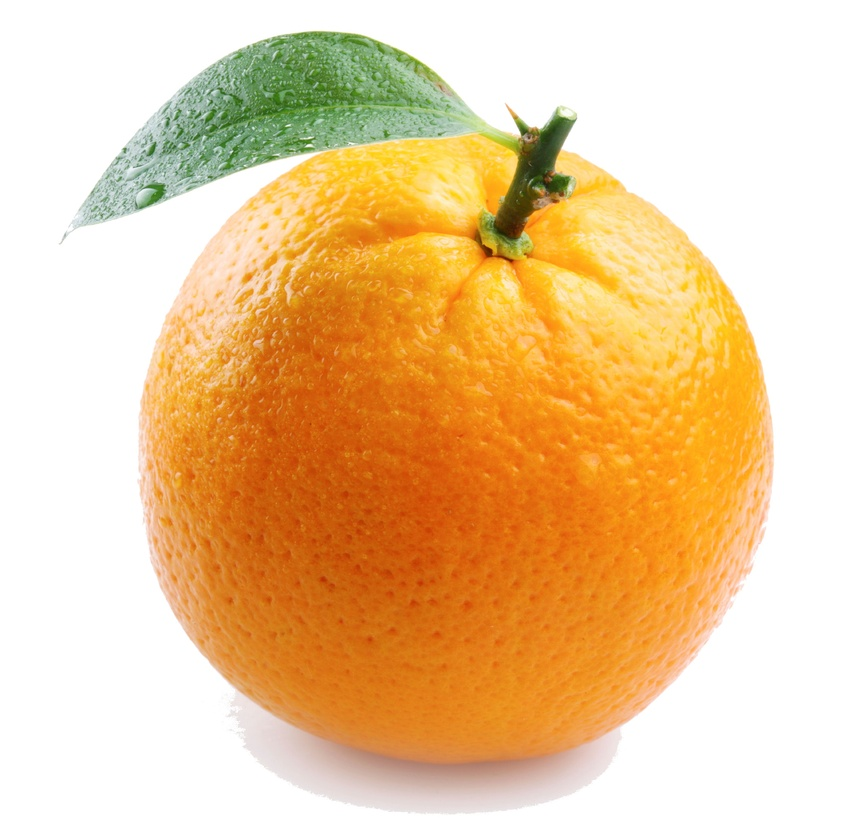
#> input picture images/orange.jpg, 856 x 824 px, shrunk from 2260 x 2175 before the run
$ jupyter execute manipulate_images.ipynb
#> lines starting #> are read from the running program, lines starting #| are printed output that depends on the picture
In this Notebook, we shall take a regular image and prepare it in such a way that it can be mapped to a Still Life.

[cell 1]
import numpy as np
from PIL import Image
import matplotlib.pyplot as plt

def process_image(path, grid_size, expand=True):
    """
    1. Load image as grayscale
    2. Rotate 45 degrees
    3. Pixelate by averaging over blocks
    4. Return low-res numpy array
    """
#> called with path = 'images/orange.jpg', grid_size = 6, expand = True
    if grid_size % 2 != 0:
        raise ValueError("Grid size must be even for this implementation.")

    # 1. Load image in grayscale
    img = Image.open(path).convert('L')
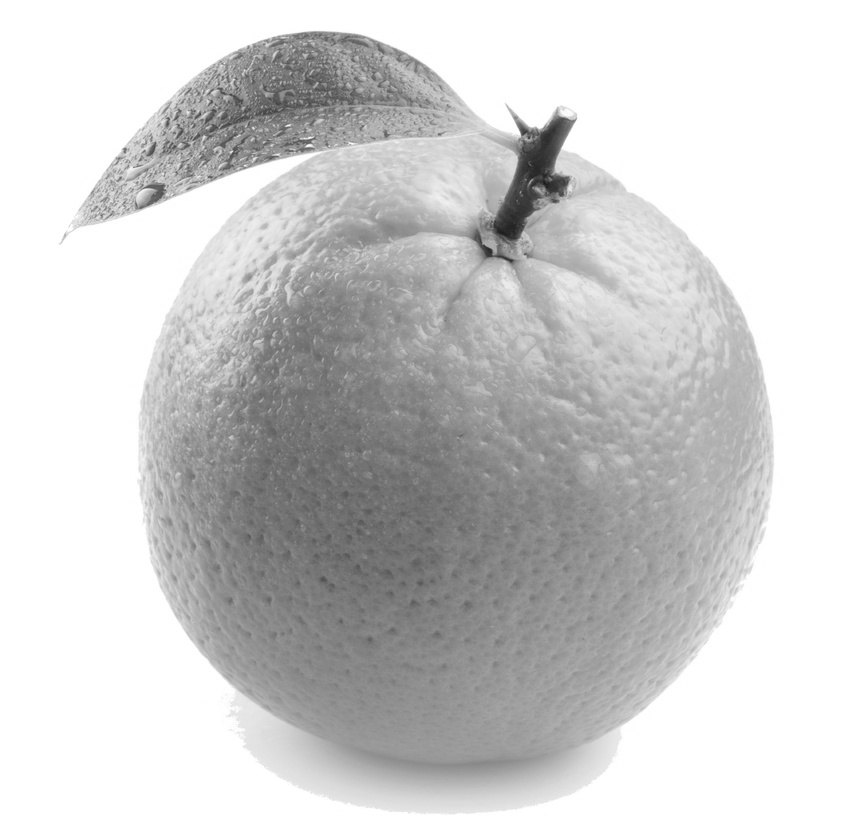
#> img: PIL image 856x824 L; min 27, max 255, mean 206

    # 2. Rotate 45 degrees with expand so nothing is cut off
    img = img.rotate(45, expand=expand, fillcolor=255)
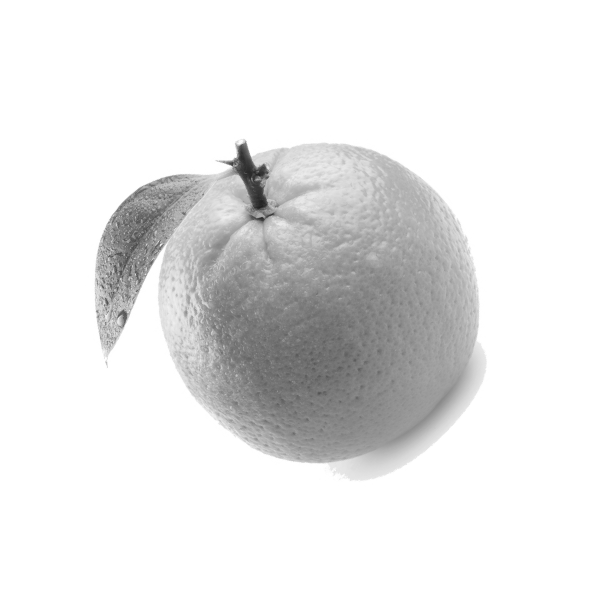
#> img: PIL image 1188x1188 L (shown at 1/2 size); min 28, max 255, mean 230.5

    # Convert to numpy
    arr = np.array(img)

    # 3. Compute block size (grid cell size)
    h, w = arr.shape
#> h = 1188; w = 1188
    cell_h = h // grid_size
#> cell_h = 198
    cell_w = w // grid_size
#> cell_w = 198

    # 4. Pixelate: mean of each cell
    lowres = np.zeros((grid_size, grid_size))

    for i in range(grid_size):
        for j in range(grid_size):
            block = arr[i*cell_h:(i+1)*cell_h, j*cell_w:(j+1)*cell_w]
            lowres[i, j] = np.mean(block)
#> block: shape (198, 198); every value is 255
#> after the loop, lowres = [[255, 255, 255, 255, 255, 255], [255, 242.8, 219.5, 231.8, 248.8, 255], [254, 171.9, 172.3, 169.3, 200.1, 255], [254.5, 232.1, 134.3, 123.7, 178, 255], [255, 254.9, 212.8, 178.7, 228.5, 255], [255, 255, 255, 255, 255, 255]]

    return lowres

# === Example usage ===
# NOTE: this entire thing only works for even grid sizes for now
# NOTE: this only works for square images
grid_size=6
lowres_array = process_image("images/orange.jpg", grid_size, expand=True)
#> lowres_array has the same summary as lowres in process_image

# Display
plt.imshow(lowres_array, cmap='gray')
plt.title(f"Pixelated {grid_size}x{grid_size} grayscale image")
plt.colorbar()
plt.show()
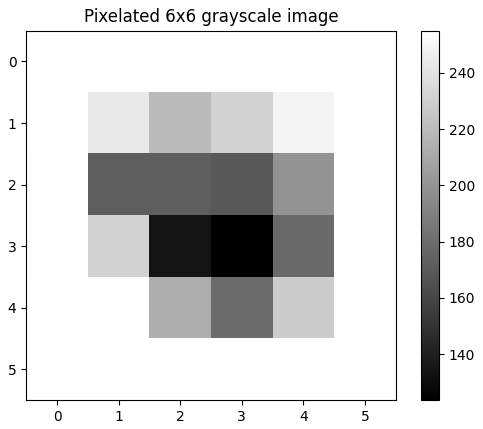
#> figure drawn by matplotlib, 2 panels

Now we will split this image into two pixel subsets: the set of indices whose sum is even, and the set of indices whose sum is odd. The corresponding pixel values are mapped to Still Life tiles. These are added together (after a 45 degree rotation) and make up the complete Still Life.

[cell 2]
diag_indices_even = [[(grid_size//2-1-i+j, i+j) for i in range(grid_size//2)] for j in range(grid_size//2+1)]
diag_indices_even = np.array(diag_indices_even)
print(diag_indices_even.shape)
diag_indices_even = diag_indices_even.reshape(-1,diag_indices_even.shape[-1])

[cell 3]
diag_indices_odd = [[(grid_size//2-i+j, i+j) for i in range(grid_size//2+1)] for j in range(grid_size//2)]
diag_indices_odd = np.array(diag_indices_odd)
print(diag_indices_odd.shape)
diag_indices_odd = diag_indices_odd.reshape(-1,diag_indices_odd.shape[-1])

[cell 4]
test = lowres_array.copy()
#> test has the same summary as lowres in process_image

rows, cols = zip(*diag_indices_even)
test[rows, cols] = 0

rows, cols = zip(*diag_indices_odd)
# test[rows, cols] = 0

plt.imshow(test, cmap='gray')
# plt.axis('off')
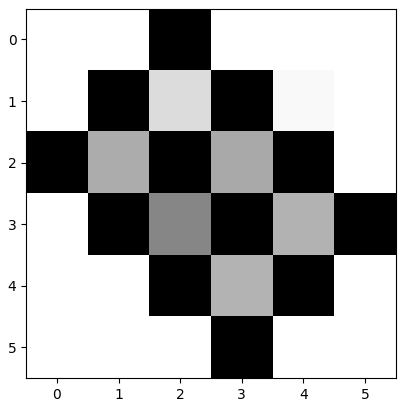
#> figure drawn by matplotlib, 1 panel

$ run again, with images/bionamix.jpg copied over images/orange.jpg
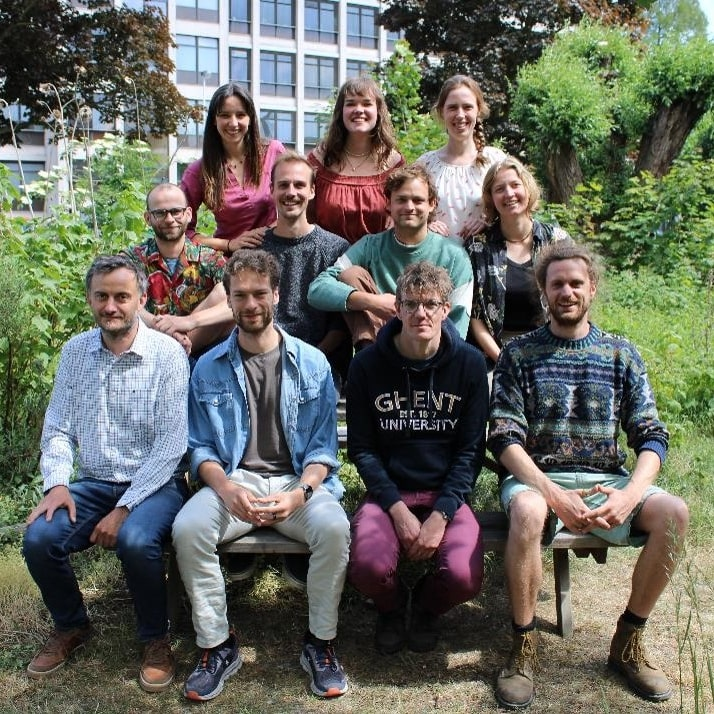
#> input picture images/bionamix.jpg, 714 x 714 px
#> in process_image, `img = img.rotate(45, expand=expand, fillcolor=255)`:
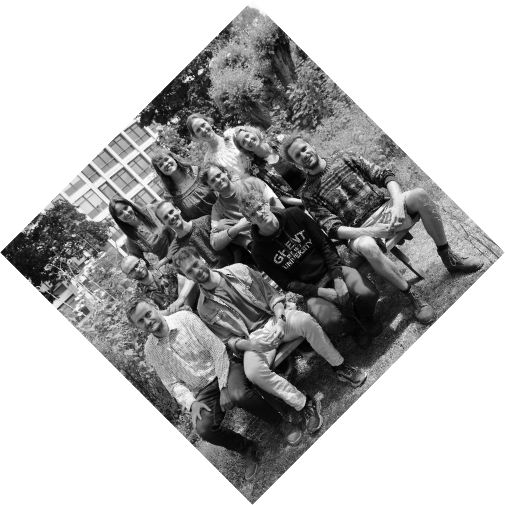
#> img: PIL image 1010x1010 L (shown at 1/2 size); min 0, max 255, mean 179.9
#> after the loop in process_image, `for i in range(grid_size):`: lowres = [[255, 255, 193.2, 177.8, 255, 255], [255, 198.8, 108.5, 107, 199.1, 255], [178.1, 138.1, 95.49, 60.54, 114.4, 202.2], [177, 134.5, 116.5, 78.13, 66.23, 182.9], [255, 185.4, 122.6, 76.91, 167, 255], [255, 255, 164.9, 159.2, 255, 255]]
#> lowres_array has the same summary as lowres in process_image
#> test has the same summary as lowres in process_image
#> `[cell 4] test = lowres_array.copy()  rows, cols = zip(*diag_indices_ev..`:
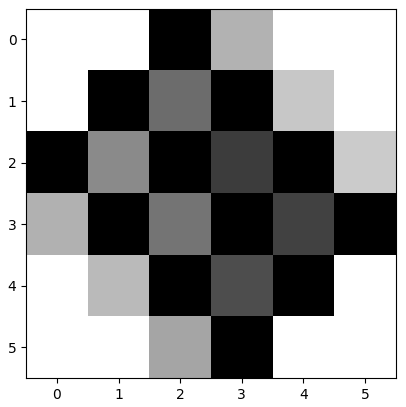
#> figure drawn by matplotlib, 1 panel
